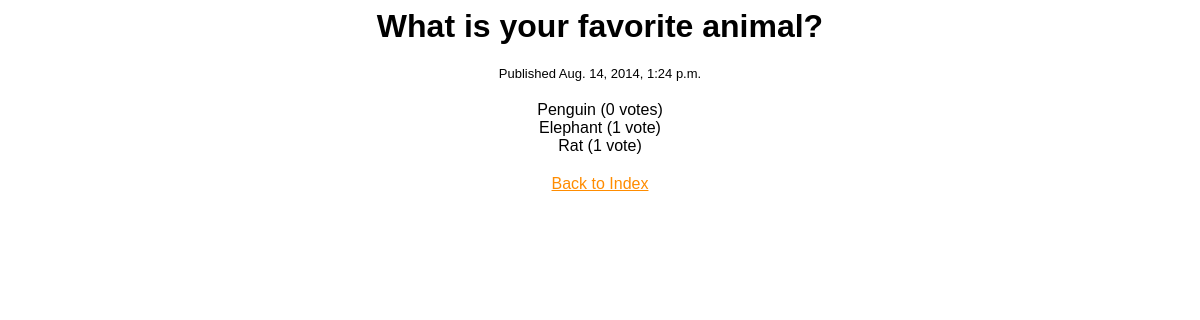
/4/results/, run on the app's committed database.
### polls/models.py (models this page shows, shortened)
class Poll(models.Model):
    question = models.CharField(max_length = 200)
    pub_date = models.DateTimeField('Date published')

class Choice(models.Model):
    poll = models.ForeignKey(Poll)
    choice_text = models.CharField(max_length = 200)
    votes = models.IntegerField(default = 0)

### polls/views.py (the view)
# urls.py: url(r'^(?P<pk>\d+)/results/$', views.ResultsView.as_view(), name="results"),
class ResultsView(generic.DetailView):
    model = Poll
    template_name = 'polls/results.html'

### polls/templates/polls/results.html
{% load staticfiles %}
<link rel="stylesheet" type="text/css" href="{% static 'polls/detail.css' %}" />
<h1>{{ poll.question }}</h1>
<p class="pubdate">Published {{ poll.pub_date }}</p>
<ul>
    {% for choice in poll.choice_set.all %}
        <li>{{ choice.choice_text }} ({{ choice.votes }} vote{{ choice.votes|pluralize }})</li>
    {% endfor %}
</ul>
<a href="{% url 'polls:index' %}">Back to Index</a>

### polls/static/polls/detail.css (style rules this page uses)
h1 { text-align: center; }
ul { list-style: none; padding: 4px; }
a { color: DarkOrange; text-align: center; }
.pubdate { text-align: center; font-size: small; }

### data on the page
Poll: question "What is your favorite animal?", pub_date "Aug. 14, 2014, 1:24 p.m."
Choice: choice_text "Penguin", votes "0"
Choice: choice_text "Elephant", votes "1"
Choice: choice_text "Rat", votes "1"
